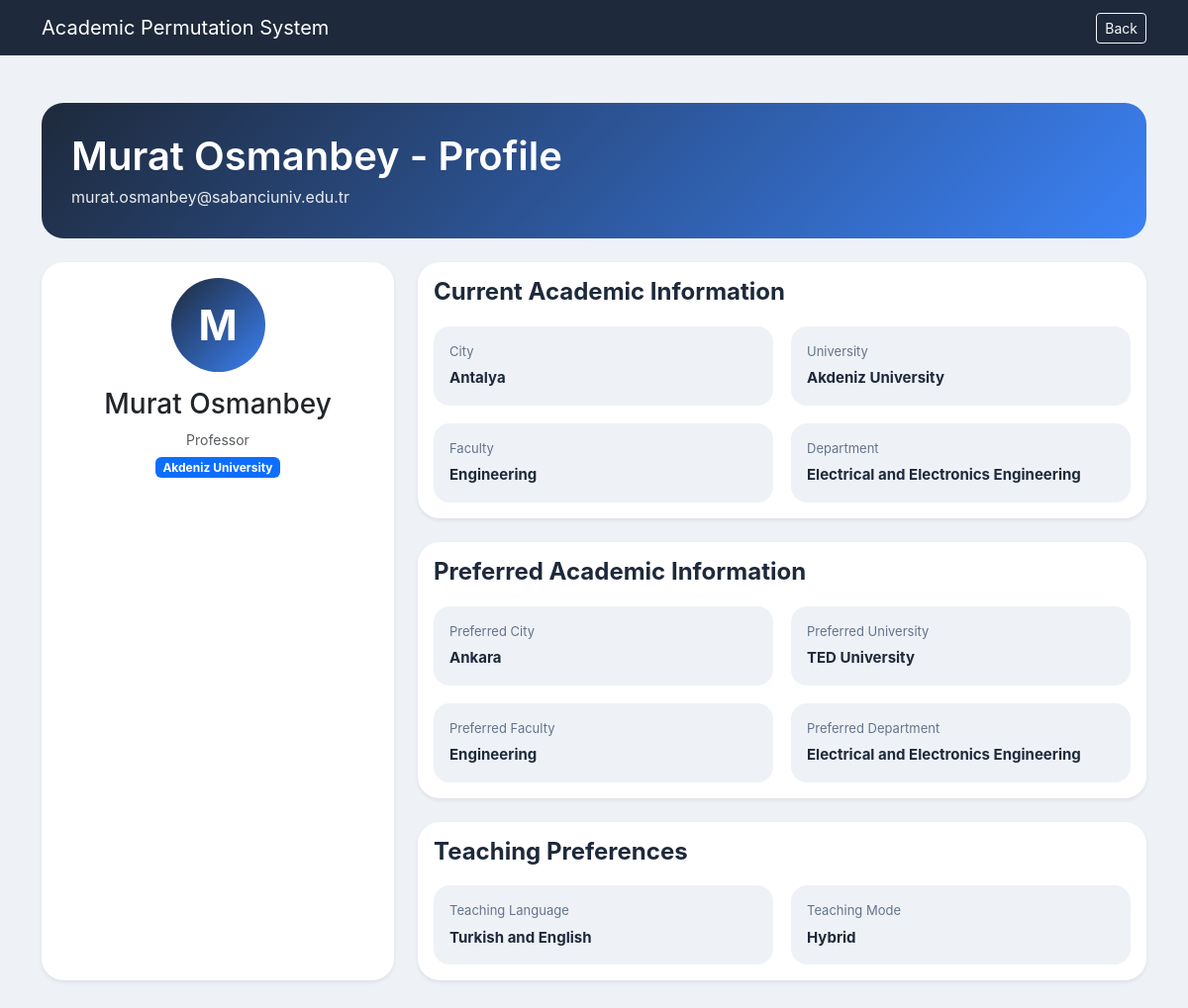
/profile/134 (signed in), run on the app's committed database.
### tables this page shows
CREATE TABLE "users" (
	"id"	INTEGER,
	"email"	TEXT,
	"name"	TEXT NOT NULL,
	"rank"	TEXT NOT NULL,
	"department"	TEXT NOT NULL,
	"current_faculty"	TEXT,
	"current_university"	TEXT NOT NULL,
	"current_city"	TEXT NOT NULL,
	"preferred_faculty"	TEXT,
	"preferred_department"	TEXT,
	"preferred_university"	TEXT NOT NULL,
	"preferred_city"	TEXT NOT NULL,
	"teaching_language"	TEXT,
	"teaching_mode"	TEXT,
	"profile_picture"	TEXT, password_hash TEXT,
	PRIMARY KEY("id" AUTOINCREMENT)
);

### app.py (the view)
@app.route("/profile/<int:user_id>")
def profile(user_id):
    if not is_logged_in():
        return redirect("/login")
    conn = sqlite3.connect("database.db")
    conn.row_factory = sqlite3.Row
    cursor = conn.cursor()
    cursor.execute("SELECT * FROM users WHERE id = ?", (user_id,))
    user = cursor.fetchone()
    conn.close()
    if user is None:
        return "User not found"
    return render_template(
        "profile.html",
        user=user,
        back_url=profile_back_url(user_id),
        t=get_translations(),
        lang=get_language()
    )

### app.py (called while the page is built)
def is_logged_in():
    return "email" in session

def get_language():
    return session.get("language", "en")

def get_translations():
    lang = get_language()
    return translations.get(lang, translations["en"])

def profile_back_url(user_id):
    back_url = request.args.get("back_url")
    if back_url:
        return back_url
    referrer = request.referrer or ""
    own_profile_path = f"/profile/{user_id}"
    if referrer and "/edit-profile/" not in referrer and own_profile_path not in referrer:
        return referrer
    return "/dashboard"

### templates/profile.html (shortened to what this page needs)
<!DOCTYPE html>
<html lang="{{ lang }}">
<head>
    <link href="https://cdn.jsdelivr.net/npm/bootstrap@5.3.3/dist/css/bootstrap.min.css" rel="stylesheet">
    <link rel="stylesheet" href="{{ url_for('static', filename='style.css') }}">
</head>
<body>
<nav class="navbar navbar-dark">
    <div class="container d-flex justify-content-between align-items-center">
        <a class="navbar-brand" href="/dashboard">{{ t["app_name"] }}</a>
        <a
    href="{{ back_url }}"
    class="btn btn-outline-light btn-sm">
    {{ t["back"] }}
</a>
    </div>
</nav>
<div class="container py-5">
    <div class="profile-header mb-4">
        <div>
            <h1>{{ user["name"] }} - {{ t["profile"] }}</h1>
            <p>{{ user['email'] }}</p>
        </div>
    </div>
    <div class="row g-4">
        <div class="col-lg-4">
            <div class="card profile-card shadow-sm h-100">
                <div class="card-body text-center">
                    {% if user['profile_picture'] %}
    <img src="{{ url_for('static', filename=user['profile_picture']) }}"
         class="profile-avatar-image"
         alt="Profile Picture">
{% else %}
    <div class="profile-avatar">
        {{ user['name'][0]|upper }}
    </div>
{% endif %}
                    <h3 class="mt-3">{{ user['name'] }}</h3>
                    <p class="text-muted mb-1">{{ user['rank'] }}</p>
                    <span class="badge bg-primary">{{ user['current_university'] }}</span>
                </div>
            </div>
        </div>
        <div class="col-lg-8">
            <div class="card shadow-sm profile-card">
                <div class="card-body">
                    <h4 class="section-title">{{ t["current_academic_info"] }}</h4>
                    <div class="info-grid">
                        <div>
                            <span>{{ t["city"] }}</span>
                            <strong>{{ user['current_city'] }}</strong>
                        </div>
                        <div>
                            <span>{{ t["university"] }}</span>
                            <strong>{{ user['current_university'] }}</strong>
                        </div>
                        <div>
                            <span>{{ t["faculty"] }}</span>
                            <strong>{{ user['current_faculty'] }}</strong>
                        </div>
                        <div>
                            <span>{{ t["department"] }}</span>
                            <strong>{{ user['department'] }}</strong>
                        </div>
                    </div>
                </div>
            </div>
            <div class="card shadow-sm profile-card mt-4">
                <div class="card-body">
                    <h4 class="section-title">{{ t["preferred_academic_info"] }}</h4>
                    <div class="info-grid">
                        <div>
                            <span>{{ t["preferred_city"] }}</span>
                            <strong>{{ user['preferred_city'] }}</strong>
                        </div>
                        <div>
                            <span>{{ t["preferred_university"] }}</span>
                            <strong>{{ user['preferred_university'] }}</strong>
                        </div>
                        <div>
                            <span>{{ t["preferred_faculty"] }}</span>
                            <strong>{{ user['preferred_faculty'] }}</strong>
                        </div>
                        <div>
                            <span>{{ t["preferred_department"] }}</span>
                            <strong>{{ user['preferred_department'] }}</strong>
                        </div>
                    </div>
                </div>
            </div>
            <div class="card shadow-sm profile-card mt-4">
                <div class="card-body">
                    <h4 class="section-title">{{ t["teaching_preferences"] }}</h4>
                    <div class="info-grid">
                        <div>
                            <span>{{ t["teaching_language"] }}</span>
                            <strong>{{ user['teaching_language'] }}</strong>
                        </div>
                        <div>
                            <span>{{ t["teaching_mode"] }}</span>
                            <strong>{{ user['teaching_mode'] }}</strong>
                        </div>
                    </div>
                </div>
            </div>
        </div>
    </div>
</div>
</body>
</html>

### static/style.css (style rules this page uses)
body { font-family: -apple-system, BlinkMacSystemFont, "Segoe UI", Roboto, sans-serif; background-color: #eef2f7; color: #1e293b; }
.navbar { background: #1e293b !important; }
h1, h2, h4 { font-weight: 600; color: #1e293b; }
.card { border: none; border-radius: 18px; transition: all 0.2s ease; }
.card-body p { margin-bottom: 6px; font-size: 14px; }
.profile-header { background: linear-gradient(135deg, #1e293b, #3b82f6); color: white; border-radius: 22px; padding: 30px; display: flex; justify-content: space-between; align-items: center; }
.profile-header h1 { color: white; margin-bottom: 5px; }
.profile-header p { margin-bottom: 0; opacity: 0.9; }
.profile-card { border-radius: 22px; background-color: white; }
.profile-avatar { width: 95px; height: 95px; border-radius: 50%; background: linear-gradient(135deg, #1e293b, #3b82f6); color: white; display: flex; align-items: center; justify-content: center; font-size: 42px; font-weight: 700; margin: auto; }
.section-title { color: #1e293b; margin-bottom: 20px; font-weight: 700; }
.info-grid { display: grid; grid-template-columns: repeat(2, 1fr); gap: 18px; }
.info-grid div { background-color: #eef2f7; padding: 16px; border-radius: 16px; }
.info-grid span { display: block; font-size: 13px; color: #64748b; margin-bottom: 4px; }
.info-grid strong { color: #1e293b; font-size: 15px; }
.row.g-4 { --bs-gutter-y: 1.25rem; }

### data on the page
users: name "Murat Osmanbey", email "murat.osmanbey@sabanciuniv.edu.tr", name "M", rank "Professor", current_university "Akdeniz University", current_city "Antalya", current_faculty "Engineering", department "Electrical and Electronics Engineering", preferred_city "Ankara", preferred_university "TED University", preferred_faculty "Engineering", preferred_department "Electrical and Electronics Engineering", teaching_language "Turkish and English", teaching_mode "Hybrid"

### other printed values
{{ t["app_name"] }} "Academic Permutation System"
{{ t["back"] }} "Back"
{{ t["profile"] }} "Profile"
{{ t["current_academic_info"] }} "Current Academic Information"
{{ t["city"] }} "City"
{{ t["university"] }} "University"
{{ t["faculty"] }} "Faculty"
{{ t["department"] }} "Department"
{{ t["preferred_academic_info"] }} "Preferred Academic Information"
{{ t["preferred_city"] }} "Preferred City"
{{ t["preferred_university"] }} "Preferred University"
{{ t["preferred_faculty"] }} "Preferred Faculty"
{{ t["preferred_department"] }} "Preferred Department"
{{ t["teaching_preferences"] }} "Teaching Preferences"
{{ t["teaching_language"] }} "Teaching Language"
